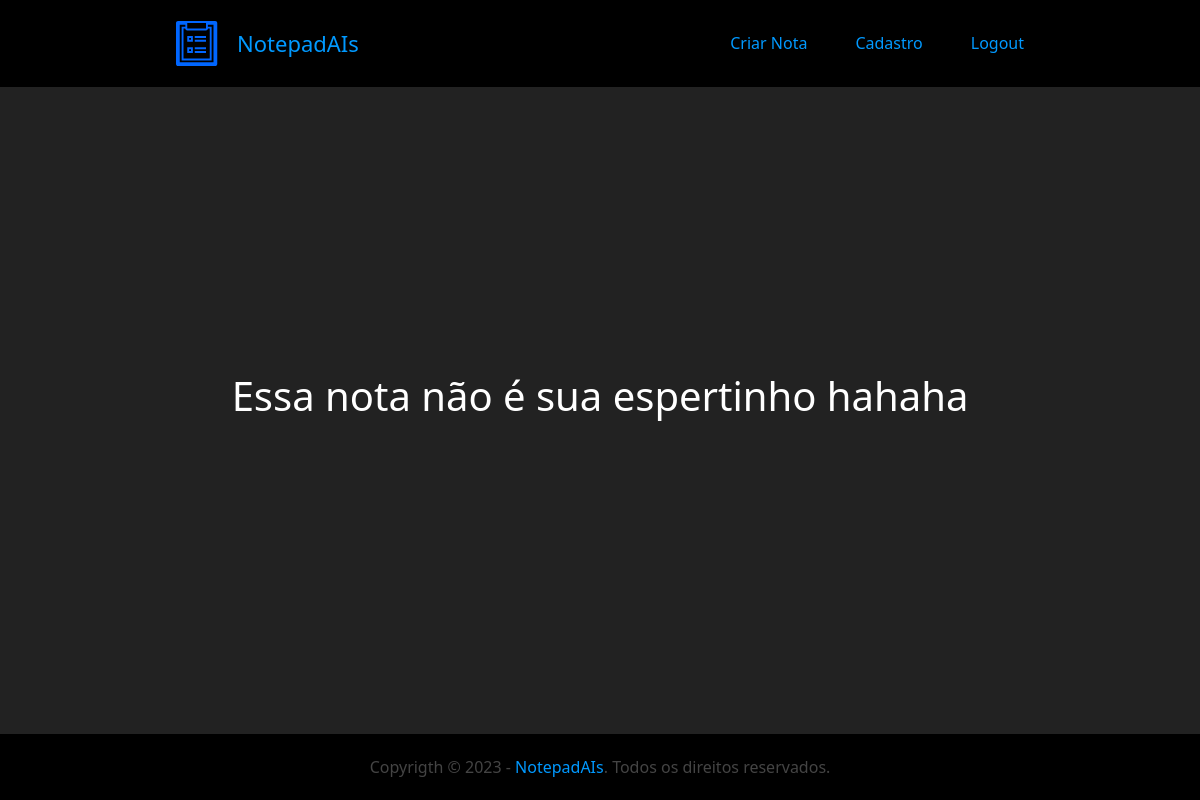
Page /editar_nota/35/ (signed in) on the earlier database version.
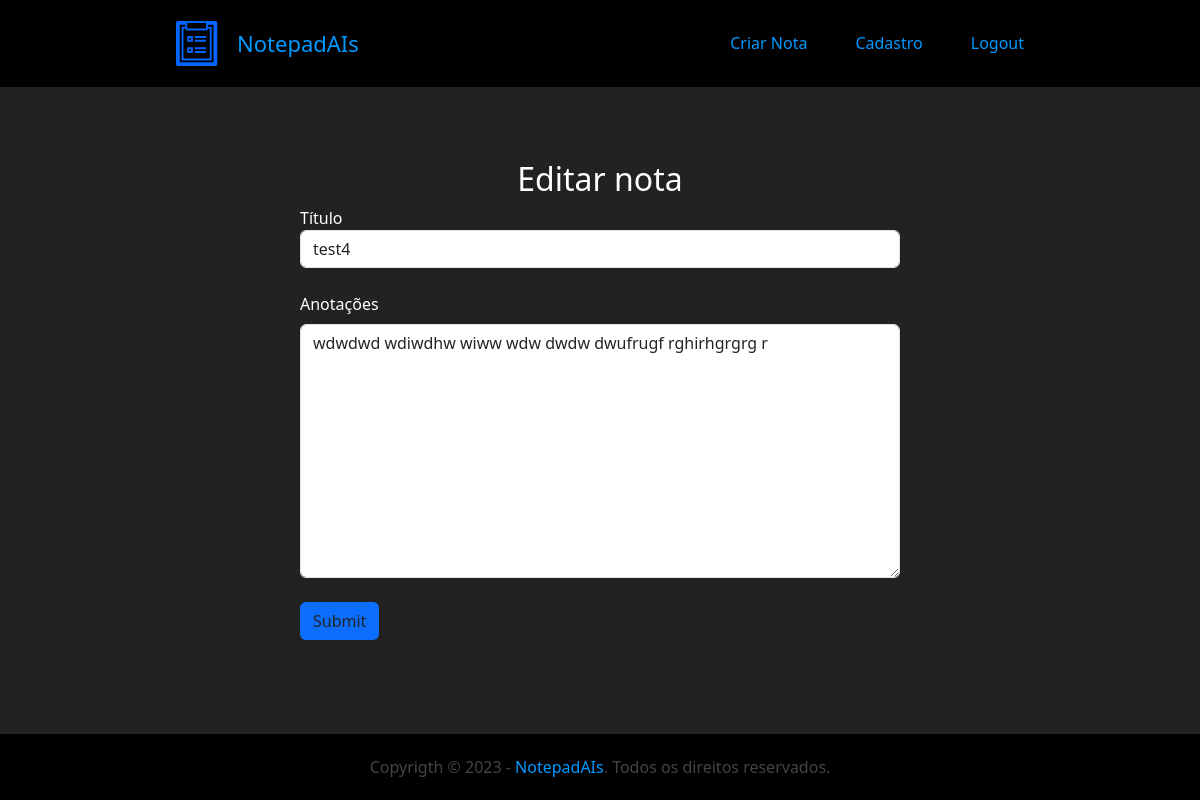
Same page on the later database version.
### main/models.py (models this page shows, shortened)
class Notas(models.Model):
    usuario = models.ForeignKey(User, on_delete=models.DO_NOTHING)
    titulo = models.CharField(max_length=200)
    anotacao = models.TextField()

### main/views.py (the view)
# urls.py: path('editar_nota/<int:id>/', views.editar_nota, name='editar_nota'),
def editar_nota(request, id):
    if request.user.is_authenticated:
        try:
            nota = Notas.objects.filter(usuario=request.user).get(id=id)
        except Notas.DoesNotExist:
            mensagem_erro = 'Essa nota não é sua espertinho hahaha'
            return render(request, 'editar_nota.html', {"mensagem_erro":mensagem_erro})
        if request.method == 'POST':
            titulo = request.POST.get('titulo')
            anotacao = request.POST.get('anotacao')
            nota.titulo = titulo
            nota.anotacao = anotacao
            nota.save()
            return redirect(reverse('notas'))
        else:
            return render(request, 'editar_nota.html', {"nota": nota})
    else:
        mensagem_erro = 'Logue para editar notas!'
        return render(request, 'editar_nota.html', {"mensagem_erro":mensagem_erro})

### main/templates/editar_nota.html (shortened to what this page needs)
{% extends 'base.html' %}
{% load static %}
{% block content %}
<div class="vh-100  d-flex flex-column justify-content-center align-items-center">
    {% if request.user.is_authenticated %}
        {% if nota %}
        <h2>Editar nota</h2>
        <form action="{% url 'editar_nota' nota.id %}" method="POST" class="w-50"> {% csrf_token %}
            <label>Título</label>
            <input type="text" class="form-control" placeholder="Digite aqui seu título" required name="titulo"
                value="{{nota.titulo}}">
            <br>
            <label class="form-label">Anotações</label>
            <textarea class="form-control" rows="10" placeholder="Digite sua anotação" required
                name="anotacao">{{ nota.anotacao }}
            </textarea>
            <br>
            <input type="submit" class="btn bg-primary">
        </form>
        {% else %}
        <h1>{{ mensagem_erro }}</h1>
        {% endif %}
    {% else %}
        <div class="vh-100 d-flex flex-column justify-content-center align-items-center">
            <h1>{{ mensagem_erro }}</h1>
        </div>
    {% endif %}
</div>
{% endblock %}

Differences in the rows shown:
added Notas: titulo "test4", anotacao "wdwdwd wdiwdhw wiww wdw dwdw dwufrugf rghirhgrgrg r"
Other differences:
{{ mensagem_erro }}: "Essa nota não é sua espertinho hahaha" → (not shown)
text now shown: "Editar nota Título Anotações"
